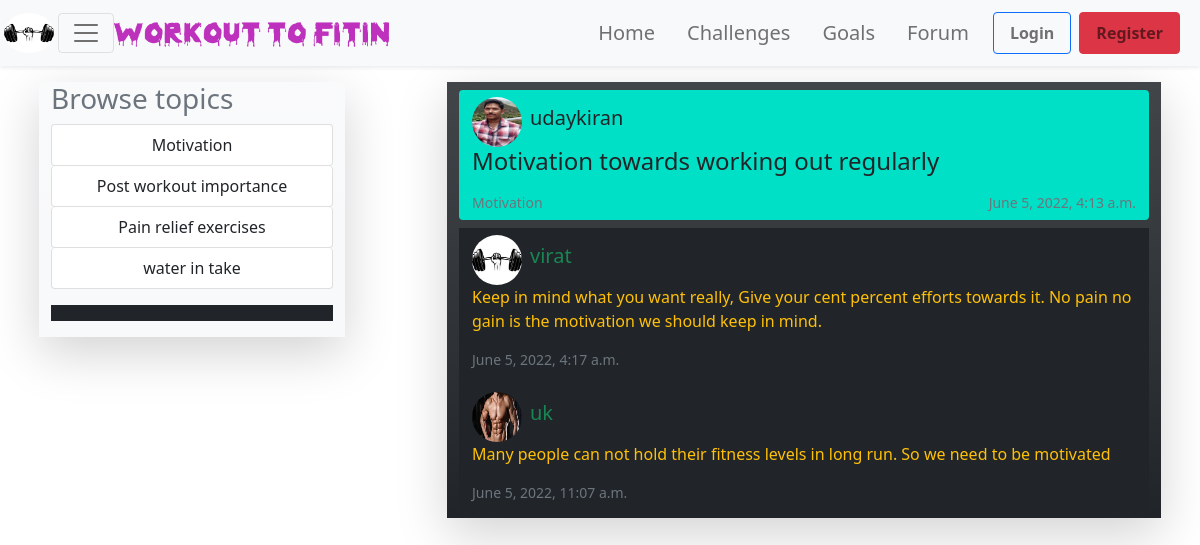
The page /room/1/ on the database its author committed.
### myapp/models.py (models this page shows, shortened)
class Topic(models.Model) :
    name = models.CharField(max_length=200)
    def __str__(self) -> str:
        return self.name

class Room(models.Model) :
    host = models.ForeignKey(User,on_delete=models.SET_NULL,null=True)
    topic = models.ForeignKey(Topic,on_delete=models.SET_NULL,null=True)
    name = models.CharField(max_length=200)
    description = models.TextField(null=True,blank=True) # null is allowed , submitting blank form is allowed
    updated = models.DateTimeField(auto_now=True) # it will updated every single time when it is saved
    created = models.DateTimeField(auto_now_add=True) # initial time stamp
    class Meta :
        ordering = ['updated','created']

class Message(models.Model) :
    user = models.ForeignKey(User,on_delete=models.CASCADE)
    room = models.ForeignKey(Room,on_delete=models.CASCADE)
    body = models.TextField()
    updated = models.DateTimeField(auto_now=True) # it will updated every single time when it is saved
    created = models.DateTimeField(auto_now_add=True) # initial time stamp
    class Meta :
        ordering = ['updated','created']

### users/models.py (models this page shows, shortened)
class Profile(models.Model) :
    user = models.OneToOneField(User,on_delete=models.CASCADE)
    image = models.ImageField(default='profile_pics/default.jpg',upload_to='profile_pics')

### myapp/views.py (the view, shortened to what this page needs)
# urls.py: path('room/<str:pk>/',myapp_views.room,name='room'),
def room(request,pk) :
    room = Room.objects.get(id = pk)
    room_messages = room.message_set.all()
    topics = Topic.objects.all()
    msg_count = room_messages.count()
    context = {'room' : room,'messages':room_messages,'topics' : topics,'msg_count':msg_count}
    return render(request,'room.html',context=context)

### templates/room.html (shortened to what this page needs)
{% extends 'base.html' %}
{% load static %}
{% block content %}
<div class="row justify-content-around my-3 align-items-start">
    <div class="col-md-3 shadow-lg bg-light bg-gradient">
        <div>
        <h3 class="text-muted">Browse topics</h3>
        <ul class="list-group">
        {% for topic in topics %}
           <a class="list-group-item btn d-block btn-outline-success header1" href="{% url 'forum' %}?q={{topic.name}}">{{topic.name}}</a>
        {% endfor %}
        </div>
        <div class="my-3 py-2 px-1 bg-dark border-3">
        </div>
    </div>
    <div class="col-md-7 shadow-lg bg-dark bg-gradient">
        <div>
            <div class="my-2 btn" style="width:100%;display:block;text-align: left;background-color: #00e0c6;">
                <div class="d-flex align-items-center">
                <div class="d-flex justify-content-start align-items-center ">
                    <img style="width:50px;height:50px;border-radius:50%;display:inline" src="{{room.host.profile.image.url}}">
                    <h5 class="mx-2">{{room.host.username}}</h5>
                </div>
               </div>
                <div class="">
                    <h4 class="d-block">{{room.name}}</h4>
                    <footer class="d-flex justify-content-between align-items-center">
                       <small class="text-muted">{{room.topic}}</small>
                       <small class="text-muted">{{room.updated}}</small>
                    </footer>
                </div>
            </div>
        </div>
        <div class="bg-dark text-white" style="color:white;">
            {% for msg in messages %}
            <div class="my-2 btn" style="width:100%;display:block;text-align: left;">
                <div class="d-flex align-items-center">
                <div class="d-flex justify-content-start align-items-center ">
                    <img style="width:50px;height:50px;border-radius:50%;display:inline" src="{{msg.user.profile.image.url}}">
                    <h5 class="mx-2 text-success">{{msg.user.username}}</h5>
                </div>
               </div>
                <div class="">
                    <p class="text-warning">{{msg.body}}</p>
                    <footer class="d-flex justify-content-between align-items-center">
                       <small class="text-muted">{{msg.updated}}</small>
                    </footer>
                </div>
            </div>
            {% endfor %}
        </div>
    </div>
</div>
{% endblock content %}

### static/css/main.css (style rules this page uses)
body { background-color: blue; }

### rows shown on the page
Topic: name "Motivation"
Topic: name "Post workout importance"
Topic: name "Pain relief exercises"
Topic: name "water in take"
Room: host.profile.image (picture), host.username "udaykiran", name "Motivation towards working out regularly", topic "Motivation", updated "June 5, 2022, 4:13 a.m."
Message: user.profile.image (picture), user.username "virat", body "Keep in mind what you want really, Give your cent percent efforts towards it. No pain no gain is the motivation we should keep in mind.", updated "June 5, 2022, 4:17 a.m."
Message: user.profile.image (picture), user.username "uk", body "Many people can not hold their fitness levels in long run. So we need to be motivated", updated "June 5, 2022, 11:07 a.m."
